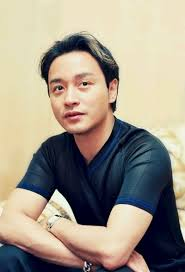
#> input picture picture/test2.jpeg, 185 x 272 px, given as the content of the folder ./0, which was not available
$ python hehe.py . test2.jpeg   (Python 2 division)
#> lines starting #> are read from the running program, lines starting #| are printed output that depends on the picture; after the words box and inside, x2 and y2 are one past the last pixel; in counts of white or black regions, pixels touching at a corner belong together; pictures that were not available may be replaced by others from this repository, and a replacement may not be noted
#> in prepare_training_data, image is the input picture: shape (272, 185, 3); mean B, G, R 136.6, 151.6, 160.7
import numpy as np
import cv2
import os
import sys

subjects = ["Barack Obama", "Avril Lavigne", "Zhang Guorong", "Legolas", "Levi Rivaille"]
def detect_face(img):
    gray = cv2.cvtColor(img, cv2.COLOR_BGR2GRAY)
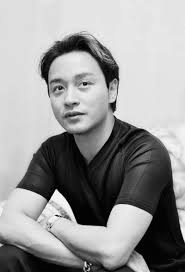
#> gray: shape (272, 185); min 0, max 254, mean 152.6
    face_cascade = cv2.CascadeClassifier('lbpcascade_frontalface.xml')
    faces = face_cascade.detectMultiScale(gray, scaleFactor=1.2, minNeighbors=5)
#> faces = [[34, 54, 77, 77]]
    if (len(faces)==0):
        return None, None
    (x,y,w,h) = faces[0]
#> x = 34; y = 54; w = 77; h = 77
    cv2.rectangle(img,(x,y),(x+w,y+h),(255,0,0),2)
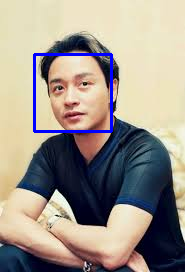
#> img: shape (272, 185, 3); 1.83% of pixels changed, all inside (x1, y1, x2, y2) = (33, 53, 113, 133)
    cv2.imshow('img',img)
    cv2.imshow('face resize', cv2.resize(gray[y:y+w, x:x+h],(50,50)))
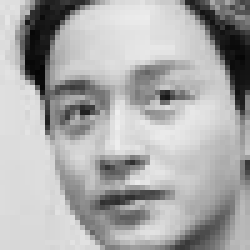
#> window 'face resize': shape (50, 50) (shown 5 times larger); min 5, max 238, mean 171
    cv2.waitKey(0)
    return cv2.resize(gray[y:y+w, x:x+h],(50,50)),faces[0]

def prepare_training_data(data_folder_path):

    #------STEP-1--------
    #get the directories (one directory for each subject) in data folder
        dirs = os.listdir(data_folder_path)

    #list to hold all subject faces
        faces = []
    #list to hold labels for all subjects
        labels = []

    #let's go through each directory and read images within it
        for label in range(5):
            subject_dir_path = data_folder_path + "/" + str(label)

            subject_images_names = os.listdir(subject_dir_path)

            for image_name in subject_images_names:

                image_path = subject_dir_path + "/" + image_name

            #read image
                image = cv2.imread(image_path)
            #display an image window to show the image
            	cv2.imshow("Training on image...", image)
                cv2.waitKey(100)


            #detect face
                face, rect = detect_face(image)
#> rect = [34, 54, 77, 77]
                if face is not None:
                #add face to list of faces
                    faces.append(face)
                #add label for this face
                    labels.append(label)

        return faces, labels

def draw_rectangle(img, rect):
    (x, y, w, h) = rect
    cv2.rectangle(img, (x, y), (x+w, y+h), (0, 255, 0), 2)

#function to draw text on give image starting from
#passed (x, y) coordinates.
def draw_text(img, text, x, y):
#> called with text = 'Barack Obama', x = 34, y = 49
    cv2.putText(img, text, (x, y), cv2.FONT_HERSHEY_PLAIN, 1.5, (0, 255, 0), 2)
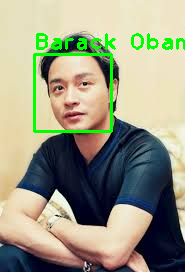
#> img: shape (272, 185, 3); mean B, G, R 131.3, 154.8, 154.2


def predict(test_img):
#make a copy of the image as we don't want to change original image
    img = test_img.copy()
#detect face from the image
    face, rect = detect_face(img)

#predict the image using our face recognizer
    label= face_recognizer.predict(face)
    print label
#get name of respective label returned by face recognizer
    label_text = subjects[label[0]]
    print label_text
#draw a rectangle around face detected
    draw_rectangle(img, rect)
#draw name of predicted person
    draw_text(img, label_text, rect[0], rect[1]-5)

    return img


data_folder_path = sys.argv[1]
faces, labels = prepare_training_data(data_folder_path)
print len(faces)
print len(labels)
face_recognizer = cv2.face.LBPHFaceRecognizer_create()
face_recognizer.train(faces, np.array(labels))

test_image = cv2.imread(sys.argv[2])
lala = predict(test_image)
cv2.imshow("lala",lala)
cv2.waitKey(0
)
